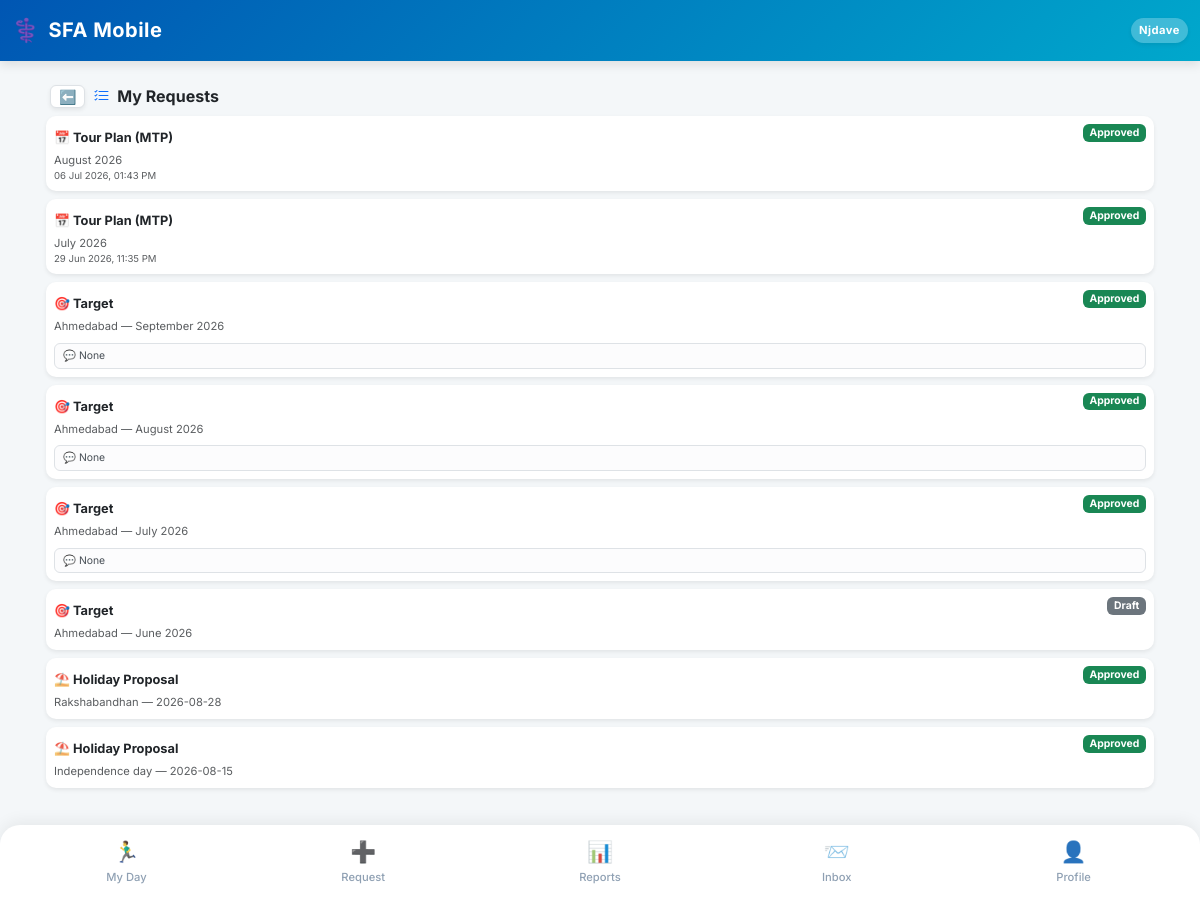
Page /my-requests/ (signed in) on the committed database.
### SFA/models.py (models this page shows, shortened)
class Employee(models.Model):
    user = models.OneToOneField(User, on_delete=models.CASCADE, null=True, blank=True)
    company = models.ForeignKey(Company, on_delete=models.PROTECT, related_name='employees') # Already Correct
    DESIGNATION_CHOICES = [
        ('MR', 'Medical Representative'),
        ('ABM', 'Area Business Manager'),
        ('RBM', 'Regional Business Manager'),
        ('ZBM', 'Zonal Business Manager'),
        ('NSM', 'National Sales Manager'),
        ('Admin', 'System Administrator'),
    ]
    name = models.CharField(max_length=100)
    employee_code = models.CharField(max_length=50) # 🌟 FIX: unique=True HATA DIYA HAI
    designation = models.CharField(max_length=5, choices=DESIGNATION_CHOICES, default='MR')
    manager = models.ForeignKey('self', on_delete=models.SET_NULL, null=True, blank=True, related_name='subordinates')
    headquarter = models.ForeignKey(Territory, on_delete=models.SET_NULL, null=True, blank=True)
    phone = models.CharField(max_length=15)
    joining_date = models.DateField(default=timezone.now, help_text="Employee ki company join karne ki date. DCR calendar is date se aage hi banega, pehle ka nahi.")
    photo = models.ImageField(upload_to='employee_photos/', blank=True, null=True, help_text="Employee ki profile photo")
    address = models.TextField(blank=True, null=True, help_text="Employee ka home address")
    is_active = models.BooleanField(default=True, help_text="False matlab ye employee company chhod chuka hai ya inactive hai.")
    leaving_date = models.DateField(null=True, blank=True, help_text="Employee ke company chhodne ki tareekh.")
    dob = models.DateField(null=True, blank=True, verbose_name="Date of Birth")
    anniversary = models.DateField(null=True, blank=True, verbose_name="Marriage Anniversary")
    blood_group = models.CharField(max_length=10, blank=True, null=True)
    emergency_contact = models.CharField(max_length=15, blank=True, null=True)
    permanent_address = models.TextField(blank=True, null=True)
    father_name = models.CharField(max_length=100, blank=True, null=True)
    father_dob = models.DateField(null=True, blank=True)
    father_mobile = models.CharField(max_length=15, blank=True, null=True)
    father_occupation = models.CharField(max_length=100, blank=True, null=True)
    mother_name = models.CharField(max_length=100, blank=True, null=True)
    mother_dob = models.DateField(null=True, blank=True)
    mother_mobile = models.CharField(max_length=15, blank=True, null=True)
    mother_occupation = models.CharField(max_length=100, blank=True, null=True)
    spouse_name = models.CharField(max_length=100, blank=True, null=True)
    spouse_dob = models.DateField(null=True, blank=True)
    spouse_mobile = models.CharField(max_length=15, blank=True, null=True)
    spouse_occupation = models.CharField(max_length=100, blank=True, null=True)
    child1_name = models.CharField(max_length=100, blank=True, null=True)
    child1_dob = models.DateField(null=True, blank=True)
    child2_name = models.CharField(max_length=100, blank=True, null=True)
    child2_dob = models.DateField(null=True, blank=True)
    EMPLOYMENT_STATUS_CHOICES = [
        ('active', 'Active'),
        ('resigned', 'Resigned'),
        ('retired', 'Retired'),
        ('transferred', 'Transferred'),
        ('terminated', 'Terminated'),
        ('vacant', 'Vacant (Placeholder)'),   # 🌟 Dummy employee jab tak naya MR na aaye
        ('archived', 'Archived (Old Dummy)'), # 🌟 Dummy jiska kaam ho gaya, naye employee ko sab de diya
    ]
    employment_status = models.CharField(
        max_length=15, choices=EMPLOYMENT_STATUS_CHOICES, default='active',
        help_text="is_active sirf access/login control karta hai; ye field WAJAH/reason batata hai."
    )
    is_placeholder = models.BooleanField(
        default=False,
        help_text="True = ye ek 'Vacant_<HQ>' dummy employee hai, asli insaan nahi. Joint Work me normal employee jaisa hi treat hota hai (use individual hi maana jayega)."
    )
    class Meta:
        unique_together = ('company', 'employee_code')

class MonthlyTourProgram(models.Model):
    STATUS_CHOICES = (('Draft', 'Draft'), ('Pending', 'Pending Approval'), ('Approved', 'Approved'), ('Rejected', 'Rejected'))
    employee = models.ForeignKey(Employee, on_delete=models.CASCADE)
    month = models.IntegerField()
    year = models.IntegerField()
    status = models.CharField(max_length=20, choices=STATUS_CHOICES, default='Draft')
    manager_remark = models.TextField(blank=True, null=True)
    is_modified = models.BooleanField(default=False)
    created_at = models.DateTimeField(auto_now_add=True)
    class Meta: unique_together = ('employee', 'month', 'year')

class MonthlyTargetMaster(models.Model):
    STATUS_CHOICES = [
        ('Draft', 'Draft'),
        ('Pending_Manager', 'Pending Manager'),
        ('Pending_RSM', 'Pending RSM'),
        ('Pending_ZSM', 'Pending ZSM'),
        ('Pending_Admin', 'Pending Admin'),
        ('Approved', 'Approved'),
        ('Rejected', 'Rejected'),
    ]
    territory = models.ForeignKey(Territory, on_delete=models.CASCADE, related_name='monthly_target_masters')
    month = models.IntegerField(help_text="Month in number (e.g., 1 for Jan, 5 for May)")
    year = models.IntegerField()
    status = models.CharField(max_length=20, choices=STATUS_CHOICES, default='Draft')
    manager_remark = models.TextField(blank=True, null=True)
    approved_by_managers = models.JSONField(default=list, blank=True)
    class Meta:
        unique_together = ('territory', 'month', 'year')
        verbose_name = "Monthly Target Master"
        verbose_name_plural = "Monthly Target Masters"

### SFA/views/core.py (the view)
# urls.py: path('my-requests/', views.my_requests_view, name='my_requests'),
@employee_required
def my_requests_view(request, employee):
    requests_list = []
    for leave in LeaveApplication.objects.filter(employee=employee).order_by('-applied_on')[:50]:
        requests_list.append({
            'type': 'Leave', 'icon': '🏖️', 'date': leave.applied_on,
            'detail': f"{leave.get_leave_type_display()} ({leave.start_date} to {leave.end_date})",
            'status': _normalize_status(leave.status), 'remark': leave.manager_remark,
        })
    for claim in FreeQtyClaimMaster.objects.filter(employee=employee).order_by('-id')[:50]:
        requests_list.append({
            'type': 'Free Claim', 'icon': '🎁', 'date': None,
            'detail': f"{calendar.month_name[claim.month]} {claim.year}" + (f" — {claim.stockist.name}" if claim.stockist else ""),
            'status': _normalize_status(claim.status), 'remark': claim.manager_remark or claim.admin_remark,
        })
    for edit_req in DoctorEditRequest.objects.filter(employee=employee).order_by('-created_at')[:50]:
        requests_list.append({
            'type': 'Doctor Edit', 'icon': '🩺', 'date': edit_req.created_at,
            'detail': f"Dr. {edit_req.doctor.name} — naya naam/data request",
            'status': _normalize_status(edit_req.status), 'remark': None,
        })
    for edit_req in ChemistEditRequest.objects.filter(employee=employee).order_by('-created_at')[:50]:
        requests_list.append({
            'type': 'Chemist Edit', 'icon': '🧪', 'date': edit_req.created_at,
            'detail': f"{edit_req.chemist.name} — edit request",
            'status': _normalize_status(edit_req.status), 'remark': None,
        })
    for gift in GiftCampaignPlan.objects.filter(employee=employee).order_by('-id')[:50]:
        requests_list.append({
            'type': 'Gift Campaign', 'icon': '🎀', 'date': None,
            'detail': f"Dr. {gift.doctor.name} — {gift.item.name} ({calendar.month_name[gift.month]} {gift.year})",
            'status': _normalize_status(gift.status), 'remark': gift.manager_remark,
        })
    for mtp in MonthlyTourProgram.objects.filter(employee=employee).order_by('-created_at')[:50]:
        requests_list.append({
            'type': 'Tour Plan (MTP)', 'icon': '📅', 'date': mtp.created_at,
            'detail': f"{calendar.month_name[mtp.month]} {mtp.year}",
            'status': _normalize_status(mtp.status), 'remark': mtp.manager_remark,
        })
    if employee.headquarter_id:
        for target in MonthlyTargetMaster.objects.filter(territory_id=employee.headquarter_id).order_by('-id')[:50]:
            requests_list.append({
                'type': 'Target', 'icon': '🎯', 'date': None,
                'detail': f"{employee.headquarter.name} — {calendar.month_name[target.month]} {target.year}",
                'status': _normalize_status(target.status), 'remark': target.manager_remark,
            })
    for holiday in Holiday.objects.filter(proposed_by=employee).order_by('-id')[:50]:
        requests_list.append({
            'type': 'Holiday Proposal', 'icon': '⛱️', 'date': None,
            'detail': f"{holiday.name} — {holiday.date}",
            'status': _normalize_status(holiday.status), 'remark': None,
        })
    requests_list.sort(key=lambda r: r['date'] or timezone.now() - timedelta(days=36500), reverse=True)
    return render(request, 'my_requests.html', {'requests_list': requests_list})

### SFA/context_processors.py (called while the page is built)
def notification_counts(request):
    if request.user.is_authenticated and hasattr(request.user, 'employee'):
        employee = request.user.employee
        return {
            'unread_notif_count': SystemNotification.objects.filter(
                employee=employee, is_read=False
            ).count(),
            'unread_msg_count': InternalMessage.objects.filter(
                receiver=employee, is_read=False
            ).count(),
        }
    return {
        'unread_notif_count': 0,
        'unread_msg_count': 0,
    }

### SFA/views/core.py (called while the page is built)
def _normalize_status(raw_status):
    if raw_status in ('Approved',):
        return 'Approved'
    if raw_status in ('Rejected',):
        return 'Rejected'
    if raw_status in ('Draft',):
        return 'Draft'
    return 'Pending'  # Pending, Pending_Manager, Pending_RSM, Pending_ZSM, Pending_Admin, etc.

### SFA/templates/my_requests.html
{% extends 'base.html' %}{% block content %}
<div class="container-fluid p-0 mb-4 mt-1">
    <div class="d-flex align-items-center gap-2 mb-2 px-2">
        <a href="{% url 'view_hub' %}" class="btn btn-light shadow-sm btn-sm px-2 py-0 rounded-2 border bg-white text-secondary">⬅️</a>
        <h6 class="fw-bold text-dark mb-0"><i class="bi bi-list-check text-primary me-1"></i> My Requests</h6>
    </div>
    <div class="mx-1">
        {% if requests_list %}
        {% for r in requests_list %}
        <div class="card border-0 shadow-sm bg-white mb-2" style="border-radius: 10px;
            {% if r.status == 'Approved' %}border-left: 4px solid #198754;
            {% elif r.status == 'Rejected' %}border-left: 4px solid #dc3545;
            {% elif r.status == 'Draft' %}border-left: 4px solid #6c757d;
            {% else %}border-left: 4px solid #ffc107;{% endif %}">
            <div class="card-body p-2">
                <div class="d-flex justify-content-between align-items-start">
                    <div>
                        <span class="fw-bold text-dark" style="font-size: 0.8rem;">{{ r.icon }} {{ r.type }}</span>
                        <div class="text-muted mt-1" style="font-size: 0.7rem;">{{ r.detail }}</div>
                        {% if r.date %}<div class="text-muted" style="font-size: 0.6rem;">{{ r.date|date:"d M Y, h:i A" }}</div>{% endif %}
                    </div>
                    <span class="badge
                        {% if r.status == 'Approved' %}bg-success
                        {% elif r.status == 'Rejected' %}bg-danger
                        {% elif r.status == 'Draft' %}bg-secondary
                        {% else %}bg-warning text-dark{% endif %}"
                        style="font-size: 0.65rem;">{{ r.status }}</span>
                </div>
                {% if r.remark %}
                <div class="alert alert-light py-1 px-2 mt-2 mb-0 border" style="font-size: 0.65rem; border-radius: 6px;">
                    💬 {{ r.remark }}
                </div>
                {% endif %}
            </div>
        </div>
        {% endfor %}
        {% else %}
        <div class="alert alert-light text-center shadow-sm" style="border-radius: 10px; font-size: 0.85rem;">
            Abhi tak koi request nahi bheji gayi hai.
        </div>
        {% endif %}
    </div>
</div>
{% endblock %}

### SFA/templates/base.html (shortened to what this page needs)
<!DOCTYPE html>
<html lang="en">
<head>
    <link href="https://cdn.jsdelivr.net/npm/bootstrap@5.3.0/dist/css/bootstrap.min.css" rel="stylesheet">
    <link href="https://cdn.jsdelivr.net/npm/bootstrap-icons@1.11.0/font/bootstrap-icons.css" rel="stylesheet">
</head>
<body>
    <nav class="navbar navbar-dark navbar-custom sticky-top">
        <div class="container-fluid py-1">
            <span class="navbar-brand mb-0 h1 d-flex align-items-center gap-2">
                <span style="font-size: 1.4rem;">⚕️</span> SFA Mobile
            </span>
            <div class="d-flex align-items-center gap-3">
                <span class="text-white fw-bold bg-white bg-opacity-25 px-2 py-1 rounded-pill shadow-sm" style="font-size: 0.70rem; letter-spacing: 0.5px;">
                    {{ request.user.employee.name|default:"Guest"|truncatechars:10 }}
                </span>
            </div>
        </div>
    </nav>
    <div class="container mt-4 mb-4">
        {% block content %}
        {% endblock %}
    </div>
    <div class="fixed-bottom bottom-nav d-flex justify-content-between align-items-center">
        {% if request.user.employee.designation != 'Admin' and request.user.employee.designation != 'System Administrator' %}
        <a href="{% url 'mr_dashboard' %}" class="nav-item {% if request.resolver_match.url_name == 'mr_dashboard' or request.resolver_match.url_name == 'day_start' or request.resolver_match.url_name == 'day_end' %}active{% endif %}">
            <span class="nav-icon">🏃‍♂️</span>My Day
        </a>
        {% endif %}
        <a href="{% url 'request_hub' %}" class="nav-item {% if request.resolver_match.url_name == 'request_hub' %}active{% endif %}">
            <span class="nav-icon">➕</span>Request
        </a>
        <a href="{% url 'view_hub' %}" class="nav-item {% if request.resolver_match.url_name == 'view_hub' or request.resolver_match.url_name == 'dcr_report' %}active{% endif %}">
            <span class="nav-icon">📊</span>Reports
        </a>
        <a href="{% url 'web_inbox' %}" class="nav-item {% if request.resolver_match.url_name == 'web_inbox' or request.resolver_match.url_name == 'web_compose' %}active{% endif %}">
            <span class="nav-icon position-relative">
                📨
            </span>Inbox
        </a>
        <a href="{% url 'profile' %}" class="nav-item {% if request.resolver_match.url_name == 'profile' %}active{% endif %}">
            <span class="nav-icon">👤</span>Profile
        </a>
    </div>
</body>
</html>

### SFA/templates/base.html (style rules this page uses)
:root { --pharma-primary: #0056b3; --pharma-secondary: #00a8cc; --bg-light: #f4f7f9; }
body { font-family: 'Inter', sans-serif; background-color: var(--bg-light); padding-bottom: 85px; }
.navbar-custom { background: linear-gradient(135deg, var(--pharma-primary), var(--pharma-secondary)); box-shadow: 0 4px 10px rgba(0,0,0,0.1); }
.navbar-brand { font-weight: 700; letter-spacing: 0.5px; }
.card { border: none !important; border-radius: 12px; box-shadow: 0 4px 12px rgba(0, 0, 0, 0.05); }
.bottom-nav { background-color: #ffffff; border-top-left-radius: 20px; border-top-right-radius: 20px; box-shadow: 0 -4px 15px rgba(0,0,0,0.06); padding: 5px 8px; }
.nav-item { text-align: center; flex: 1; padding: 6px 0; color: #8fa0b3; font-size: 0.70rem; font-weight: 500; text-decoration: none; border-radius: 12px; transition: all 0.3s ease; }
.nav-icon { font-size: 1.3rem; display: block; margin-bottom: 2px; filter: grayscale(20%); }

### rows in the picture
MonthlyTourProgram: date "06 Jul 2026, 01:43 PM"
MonthlyTourProgram: date "29 Jun 2026, 11:35 PM"
MonthlyTargetMaster: remark "None"
MonthlyTargetMaster: remark "None"
MonthlyTargetMaster: remark "None"

### other values in the picture
{{ request.user.employee.name|default:"Guest"|truncatechars:10 }} "Njdave"
{{ r.icon }} "📅" "📅" "🎯" "🎯" "🎯" "🎯" "⛱️" "⛱️"
{{ r.type }} "Tour Plan (MTP)" "Tour Plan (MTP)" "Target" "Target" "Target" "Target" "Holiday Proposal" "Holiday Proposal"
{{ r.detail }} "August 2026" "July 2026" "Ahmedabad — September 2026" "Ahmedabad — August 2026" "Ahmedabad — July 2026" "Ahmedabad — June 2026" "Rakshabandhan — 2026-08-28" "Independence day — 2026-08-15"
{{ r.status }} "Approved" "Approved" "Approved" "Approved" "Approved" "Draft" "Approved" "Approved"
